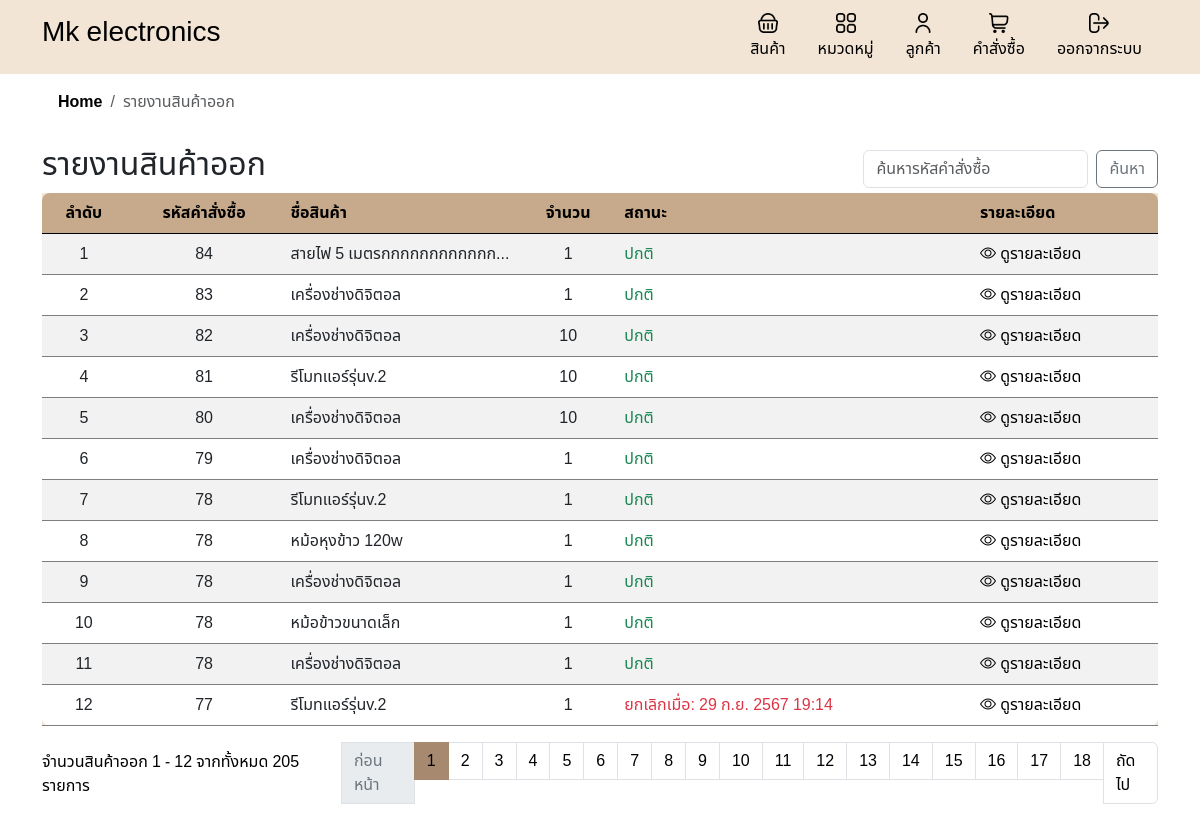
Screenshot of /report_stock_out.php (signed in) with the database file from the repository.
### tables this page shows
CREATE TABLE `order_items` (
  `order_item_id` int(11) NOT NULL,
  `order_id` int(11) DEFAULT NULL,
  `product_id` int(11) DEFAULT NULL,
  `quantity` int(11) DEFAULT NULL,
  `total_price` decimal(10,2) DEFAULT NULL,
  `is_cancelled` tinyint(1) DEFAULT 0,
  `cancelled_at` datetime DEFAULT NULL
);

CREATE TABLE `products` (
  `product_id` int(11) NOT NULL,
  `product_name` varchar(100) NOT NULL,
  `description` text DEFAULT NULL,
  `price` decimal(10,2) NOT NULL,
  `quantity` int(11) NOT NULL,
  `category_id` int(11) DEFAULT NULL,
  `created_at` timestamp NOT NULL DEFAULT current_timestamp(),
  `image` varchar(255) DEFAULT NULL
);

### inc/functions.php (called while the page is built, shortened)
<?php
function formatThaiDate($timestamp, $short = false) {
    $thai_months = array(
        1 => 'ม.ค.', 'ก.พ.', 'มี.ค.', 'เม.ย.', 'พ.ค.', 'มิ.ย.',
        'ก.ค.', 'ส.ค.', 'ก.ย.', 'ต.ค.', 'พ.ย.', 'ธ.ค.'
    );
    $date = date('j', $timestamp);
    $month = $thai_months[date('n', $timestamp)];
    $year = date('Y', $timestamp) + 543;
    if ($short) {
        return "$date $month";
    } else {
        $time = date('H:i', $timestamp);
        return "$date $month $year $time";
    }
}
?>

### report_stock_out.php (the view, shortened to what this page needs)
<?php
include 'header.php';
include 'db.php';
include 'inc/links.php';
include 'inc/functions.php';
$search = isset($_GET['search']) ? $_GET['search'] : '';
$records_per_page = 12;
$current_page = isset($_GET['page']) ? intval($_GET['page']) : 1;
$offset = ($current_page - 1) * $records_per_page;
$sql = "SELECT order_items.order_item_id, order_items.order_id, products.product_name, order_items.quantity, order_items.is_cancelled, order_items.cancelled_at
        FROM order_items
        JOIN products ON order_items.product_id = products.product_id";
$sql .= " ORDER BY order_items.order_id DESC LIMIT ? OFFSET ?";
$stmt = $conn->prepare($sql);
if ($search) {
    $search_param = "%$search%";
    $stmt->bind_param("sii", $search_param, $records_per_page, $offset);
} else {
    $stmt->bind_param("ii", $records_per_page, $offset);
}
$stmt->execute();
$result = $stmt->get_result();
$count_sql = "SELECT COUNT(*) as total_records FROM order_items";
if ($search) {
    $count_sql .= " WHERE order_items.order_id LIKE ?";
    $count_stmt = $conn->prepare($count_sql);
    $count_stmt->bind_param("s", $search_param);
    $count_stmt->execute();
    $count_result = $count_stmt->get_result();
} else {
    $count_result = $conn->query($count_sql);
}
$total_records = $count_result->fetch_assoc()['total_records'];
$total_pages = ceil($total_records / $records_per_page);
?>
<!DOCTYPE html>
<html lang="th">
<head>
</head>
<body>
    <div class="container">
        <nav aria-label="breadcrumb">
            <ol class="breadcrumb breadcrumb-chevron p-3 rounded -3">
                <li class="breadcrumb-item">
                    <a class="link-body-emphasis fw-semibold text-decoration-none" href="home.php">Home</a>
                </li>
                <li class="breadcrumb-item active" aria-current="page">รายงานสินค้าออก</li>
            </ol>
        </nav>
        <div class="d-flex justify-content-between align-items-center">
            <h2>รายงานสินค้าออก</h2>
            <div class="d-flex flex-grow-1 justify-content-end align-items-center gap-2">
                <form class="d-flex m-0" action="" method="get">
                    <input class="form-control me-2" type="search" name="search" placeholder="ค้นหารหัสคำสั่งซื้อ"
                        aria-label="Search" value="<?php echo htmlspecialchars($search); ?>">
                    <button class="btn btn-outline-secondary custom-btn-t" type="submit">ค้นหา</button>
                </form>
            </div>
        </div>
        <div class="table-responsive">
            <table class="table table-striped">
                <thead>
                    <tr>
                        <th class='text-center'>ลำดับ</th>
                        <th class='text-center'>รหัสคำสั่งซื้อ</th>
                        <th>ชื่อสินค้า</th>
                        <th class='text-center'>จำนวน</th>
                        <th>สถานะ</th>
                        <th>รายละเอียด</th>
                    </tr>
                </thead>
                <tbody>
                    <?php
                    if ($result->num_rows > 0) {
                        $row_number = $offset + 1;
                        while ($row = $result->fetch_assoc()) {
                            $status = $row['is_cancelled']
                                ? '<span class="text-danger">ยกเลิกเมื่อ: ' . formatThaiDate(strtotime($row['cancelled_at'])) . '</span>'
                                : '<span class="text-success">ปกติ</span>';
                            echo "<tr>
                                    <td class = 'text-center'>{$row_number}</td>
                                    <td class = 'text-center'>{$row['order_id']}</td>
                                    <td class='text-truncate' style='max-width: 150px; overflow: hidden; white-space: nowrap;' >{$row['product_name']}</td>
                                    <td class = 'text-center'>{$row['quantity']}</td>
                                    <td>{$status}</td>
                                    <td>
                                        <a href='detail_order.php?order_id=" . $row['order_id'] . "' class='custom-link'>
                                            <i class='bi bi-eye'></i> ดูรายละเอียด
                                            </a>
                                    </tr>";
                            $row_number++;
                        }
                    } else {
                        echo "<tr><td colspan='6'>ไม่มีข้อมูลสินค้าออก</td></tr>";
                    }
                    ?>
                </tbody>
            </table>
            <nav aria-label="Page navigation example">
                <ul class="pagination justify-content-end">
                    <div class="mt-2 me-3">
                        <?php
                        $start_number = ($current_page - 1) * $records_per_page + 1;
                        $end_number = min($start_number + $records_per_page - 1, $total_records);
                        echo "จำนวนสินค้าออก $start_number - $end_number จากทั้งหมด $total_records รายการ";
                        ?>
                    </div>
                    <?php if ($current_page > 1): ?>
                        <li class="page-item">
                            <a class="page-link"
                                href="?page=<?php echo $current_page - 1; ?>&search=<?php echo urlencode($search); ?>">ก่อนหน้า</a>
                        </li>
                    <?php else: ?>
                        <li class="page-item disabled">
                            <a class="page-link">ก่อนหน้า</a>
                        </li>
                    <?php endif; ?>
                    <?php for ($i = 1; $i <= $total_pages; $i++): ?>
                        <li class="page-item <?php echo ($i == $current_page) ? 'active' : ''; ?>">
                            <a class="page-link" href="?page=<?php echo $i; ?>&search=<?php echo urlencode($search); ?>">
                                <?php echo $i; ?>
                            </a>
                        </li>
                    <?php endfor; ?>
                    <?php if ($current_page < $total_pages): ?>
                        <li class="page-item">
                            <a class="page-link"
                                href="?page=<?php echo $current_page + 1; ?>&search=<?php echo urlencode($search); ?>">ถัดไป</a>
                        </li>
                    <?php else: ?>
                        <li class="page-item disabled">
                            <a class="page-link">ถัดไป</a>
                        </li>
                    <?php endif; ?>
                </ul>
            </nav>
        </div>
    </div>
</body>
</html>

### style.css (style rules this page uses)
* { font-family: "Noto Sans Thai", sans-serif; }
html { overflow-y: scroll; }
body { font-family: "Noto Sans Thai", sans-serif; background-color: #ffffff; }
.table { width: 100%; margin-bottom: 1rem; color: #212529; background-color: #F2E5D5; overflow: hidden; }
.table td, .table th { background-color: #F2E5D5; border-color: #7e7e7e; }
.table-striped tbody tr:nth-of-type(odd) { background-color: rgba(242, 229, 213, 0.5); }
.table th, .table td { padding: 0.75rem; vertical-align: top; border-top: 1px solid #ffffff; text-align: left; }
.table thead th { vertical-align: bottom; border-bottom: 1px solid #000000; background-color: #C7A98B; color: #000; }
.table thead th:first-child { border-top-left-radius: 8px; }
.table thead th:last-child { border-top-right-radius: 8px; }
.table tbody tr:last-child td:first-child { border-bottom-left-radius: 8px; }
.table tbody tr:last-child td:last-child { border-bottom-right-radius: 8px; }
.table-responsive { display: block; width: 100%; overflow-x: auto; -webkit-overflow-scrolling: touch; -ms-overflow-style: -ms-autohiding-scrollbar; }
.custom-btn-t { background-color: #C7A98B; color: #000000; border: none; }
.pagination { color: #000; }
.page-item.active .page-link { background-color: #A6896F; border-color: #A6896F; color: #000000; }
.page-item .page-link { color: #000000; }
.page-item.disabled .page-link { color: #6c757d; }
.custom-link { color: #000; text-decoration: none; }
body { margin-bottom: 20px; padding: 0; background-color: #f8f9fa; }
.table th, .table td { vertical-align: middle; }
html, body { height: 100%; }

### rows the page displays
order_items: order "84", product.product_name "สายไฟ 5 เมตรกกกกกกกกกกก…", quantity "1", is_cancelled "ปกติ"
order_items: order "83", product.product_name "เครื่องช่างดิจิตอล", quantity "1", is_cancelled "ปกติ"
order_items: order "82", product.product_name "เครื่องช่างดิจิตอล", quantity "10", is_cancelled "ปกติ"
order_items: order "81", product.product_name "รีโมทแอร์รุ่นv.2", quantity "10", is_cancelled "ปกติ"
order_items: order "80", product.product_name "เครื่องช่างดิจิตอล", quantity "10", is_cancelled "ปกติ"
order_items: order "79", product.product_name "เครื่องช่างดิจิตอล", quantity "1", is_cancelled "ปกติ"
order_items: order "78", product.product_name "รีโมทแอร์รุ่นv.2", quantity "1", is_cancelled "ปกติ"
order_items: order "78", product.product_name "หม้อหุงข้าว 120w", quantity "1", is_cancelled "ปกติ"
order_items: order "78", product.product_name "เครื่องช่างดิจิตอล", quantity "1", is_cancelled "ปกติ"
order_items: order "78", product.product_name "หม้อข้าวขนาดเล็ก", quantity "1", is_cancelled "ปกติ"
order_items: order "78", product.product_name "เครื่องช่างดิจิตอล", quantity "1", is_cancelled "ปกติ"
order_items: order "77", product.product_name "รีโมทแอร์รุ่นv.2", quantity "1", cancelled_at "29 ก.ย. 2567 19:14"

### other values shown
$start_number "1"
$end_number "12"
$total_records "205"
